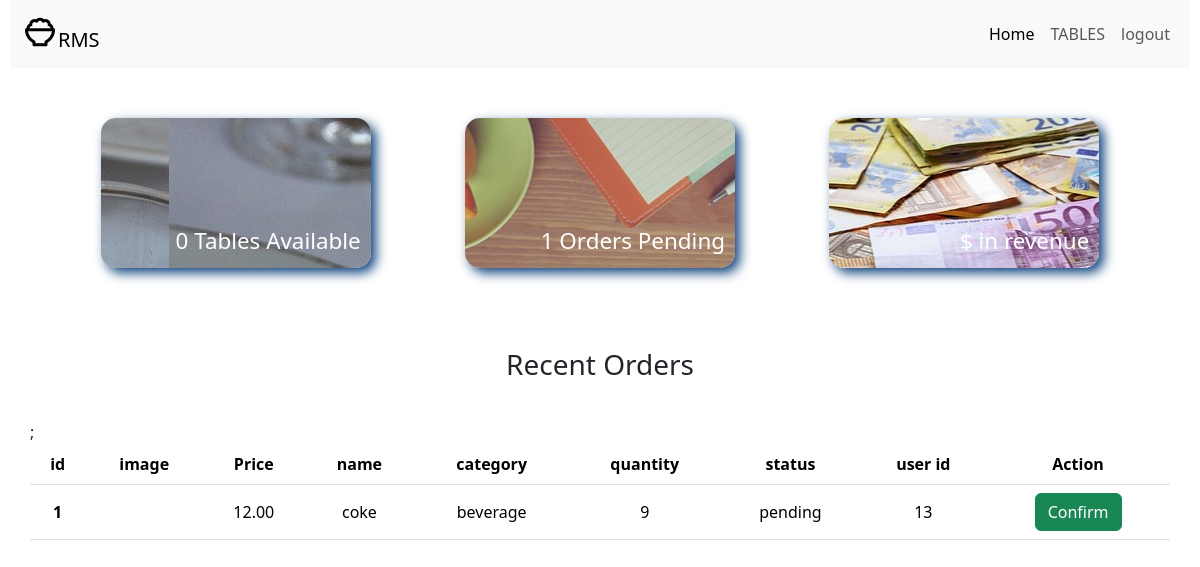
Page /cashier.php (signed in) on the earlier database version.
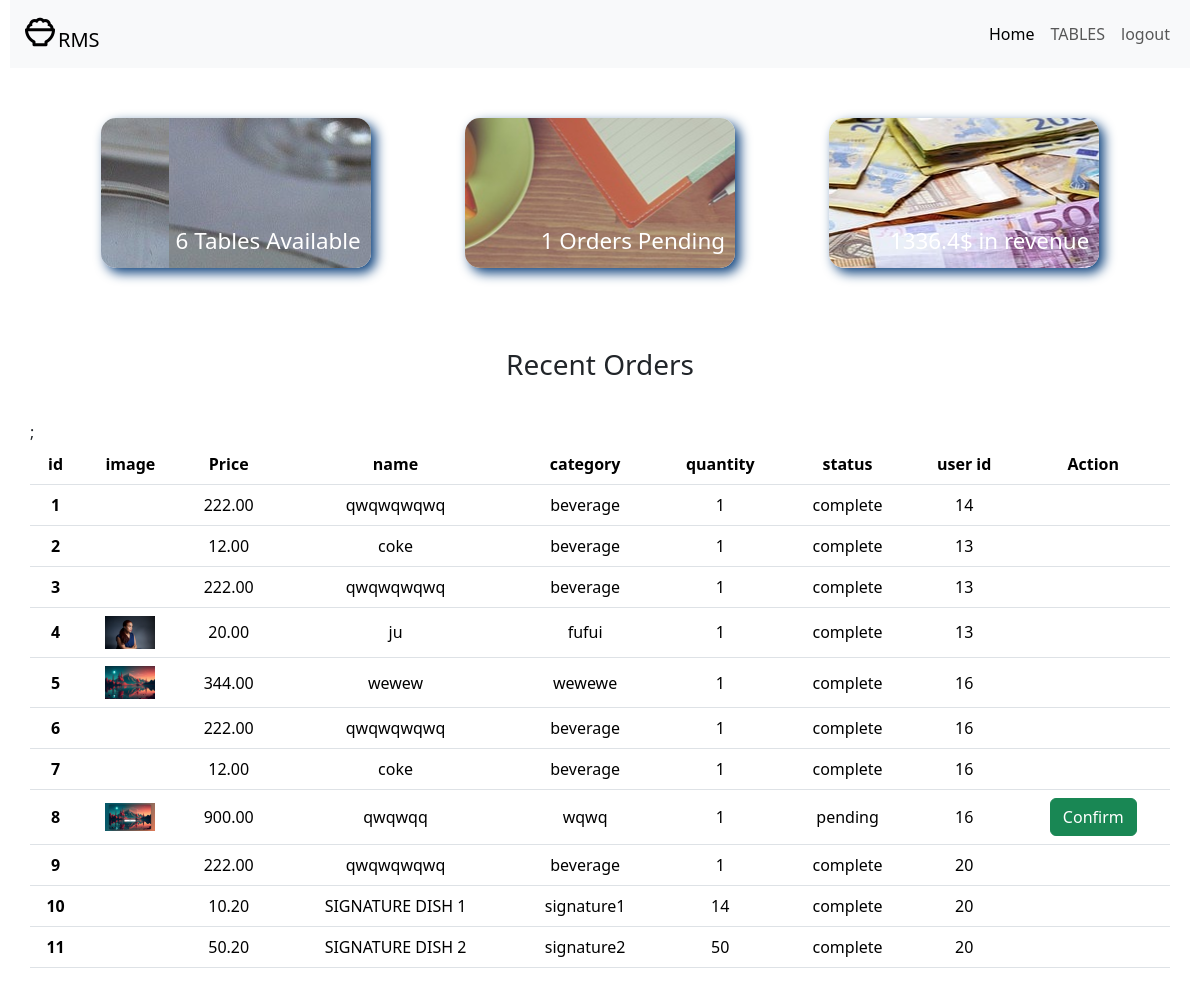
Same page on the later database version.
### tables this page shows
CREATE TABLE `cart` (
  `ID` int(11) NOT NULL,
  `name` varchar(100) NOT NULL,
  `price` varchar(100) NOT NULL,
  `image` varchar(100) NOT NULL,
  `description` varchar(100) NOT NULL,
  `category` varchar(100) NOT NULL,
  `quantity` varchar(100) NOT NULL,
  `status` varchar(100) NOT NULL,
  `user_id` int(11) NOT NULL
);

### cashier.php (the view, shortened to what this page needs)
<?php
include("connections.php");
$order_query = "SELECT COUNT(*) AS total_orders FROM  cart where status = 'pending'";
$order_result = mysqli_query($con, $order_query);
$order_data = mysqli_fetch_assoc($order_result);
$total_order = $order_data['total_orders'];
$reservation_query = "SELECT COUNT(*) AS total_tables FROM tables WHERE status = 'available'";
$reservation_result = mysqli_query($con, $reservation_query);
$reservation_data = mysqli_fetch_assoc($reservation_result);
$total_reservation = $reservation_data['total_tables'];
$total_revenue_query = "SELECT SUM(price) AS total_revenue FROM cart WHERE status = 'complete'";
$total_revenue_result = mysqli_query($con, $total_revenue_query);
$total_revenue_data = mysqli_fetch_assoc($total_revenue_result);
$total_revenue = $total_revenue_data['total_revenue'];
?>
<!DOCTYPE html>
<html lang="en">
<head>
    <link href="https://cdn.jsdelivr.net/npm/bootstrap@5.3.3/dist/css/bootstrap.min.css" rel="stylesheet">
    <link href="https://unpkg.com/boxicons@2.1.4/css/boxicons.min.css" rel="stylesheet" />
</head>
<body>
    <section id="navbar3">
        <nav class=" cd navbar navbar-expand-lg bg-body-tertiary">
            <div class="container-fluid">
                <a class="navbar-brand" href="#"><i class="bx bx-bowl-rice bx-md"></i><span>RMS</span>
                </a>
                <div class="   collapse navbar-collapse" id="navbarSupportedContent">
                    <ul class="navbar-nav ms-auto mb-2 mb-lg-0">
                        <li class="nav-item">
                            <a class="nav-link active" aria-current="page" href="cashier.php">Home</a>
                        </li>
                        <li class="nav-item">
                            <a class="nav-link " href="tablessetting.php">TABLES</a>
                        </li>
                        <li class="nav-item">
                            <a class="nav-link " href="logout.php">logout</a>
                        </li>
                    </ul>
                </div>
            </div>
        </nav>
    </section>
    <section>
        <div class="top_holder">
            <div class="menu_data">
                <p class="tes"> <?php echo $total_reservation ?> Tables Available</p>
            </div>
            <div class="order_data">
                <p class="tes"> <?php echo $total_order ?> Orders Pending</p>
            </div>
            <div class="rev_data">
                <p class="tes"> <?php echo $total_revenue ?>$ in revenue</p>
            </div>
        </div>
    </section>
    <div class="r">
        <h3>Recent Orders</h3>
    </div>
    <section class="d_t">
        <table class="table  ">
            <?php
            $select_cart_products = mysqli_query($con, "SELECT * FROM cart");
            if (mysqli_num_rows($select_cart_products) > 0) {
                echo " <thead class='text-center  align-middle'>
<tr>
    <th scope='col'>id</th>
    <th scope='col'>image</th>
    <th scope='col'>Price</th>
    <th scope='col'>name</th>
    <th scope='col'>category</th>
    <th scope='col'>quantity</th>
    <th scope='col'>status</th>
    <th scope='col'>user id</th>
    <th scope='col'>Action</th>
</tr>
</thead>;
<tbody class='text-center align-middle'>";
                $si_no = 1;
                while ($fetch_cart_products = mysqli_fetch_assoc($select_cart_products)) {
            ?>
                    <tr id="cart_item<?php echo $fetch_cart_products['ID']; ?>">
                        <th scope="row"><?php echo $si_no++; ?></th>
                        <td><img src="IMAGES/<?php echo $fetch_cart_products['image']; ?>" alt="" style="width: 50px;"></td>
                        <td><?php echo $fetch_cart_products['price']; ?></td>
                        <td><?php echo $fetch_cart_products['name']; ?></td>
                        <td><?php echo $fetch_cart_products['category']; ?></td>
                        <td><?php echo $fetch_cart_products['quantity']; ?></td>
                        <td class='stst'><?php echo $fetch_cart_products['status']; ?></td>
                        <td><?php echo $fetch_cart_products['user_id']; ?></td>
                        <td class='ccbutton'>
                            <?php
                            if ($fetch_cart_products['status'] != 'complete') {
                            ?>
                                <button class="btn btn-success" onclick="handleSubmit(<?php echo $fetch_cart_products['price'] . ',' . $fetch_cart_products['ID'] . ',' . $fetch_cart_products['user_id'] ?>)">
                                    Confirm
                                </button>
                            <?php
                            }
                            ?>
                        </td>
                    </tr>
            <?php
                }
            }
            ?>
        </table>
    </section>
</body>
</html>

### cashier.php (style rules this page uses)
body { padding: 0 10px; background: url(IMAGES/miik.jpg); background-size: cover; background-repeat: no-repeat; background-attachment: fixed; }
.menu_data { background: url(IMAGES/set-table.jpg); transition: all 0.6s ease; background-position-y: 29%; background-position-x: 135%; padding: 10px; height: 150px; width: 270px; border-radius: 15px; color: white; font-size: 1.4rem; display: flex; box-shadow: 5px 5px .54em rgba(15, 67, 126); justify-content: end; align-items: flex-end; }
.order_data { background: url(IMAGES/order_logo.jpg); transition: all 0.6s ease; background-position-y: 29%; background-position-x: 25%; padding: 10px; height: 150px; width: 270px; border-radius: 15px; color: white; font-size: 1.4rem; display: flex; box-shadow: 5px 5px .54em rgba(15, 67, 126); justify-content: end; align-items: flex-end; }
.rev_data { background: url(IMAGES/mone.jpg); transition: all 0.6s ease; background-position-y: 29%; background-position-x: 25%; padding: 10px; height: 150px; width: 270px; border-radius: 15px; color: white; font-size: 1.4rem; display: flex; box-shadow: 5px 5px .54em rgba(15, 67, 126); justify-content: end; align-items: flex-end; }
.top_holder { padding: 50px 30px; display: flex; flex-wrap: wrap; justify-content: space-evenly; gap: 2.1em; }
.cd { display: flex; justify-content: end; }
.tes { margin: 0; }
.d_t { padding: 0 20px; }
.r { display: flex; justify-content: center; margin: 30px; }

Differences in the rows shown:
removed cart: price "12.00", name "coke", category "beverage", quantity "9", status "pending", user "13"
added cart: price "222.00", name "qwqwqwqwq", category "beverage", quantity "1", status "complete", user "14"
added cart: price "12.00", name "coke", category "beverage", quantity "1", status "complete", user "13"
added cart: price "222.00", name "qwqwqwqwq", category "beverage", quantity "1", status "complete", user "13"
added cart: image (picture), price "20.00", name "ju", category "fufui", quantity "1", status "complete", user "13"
added cart: image (picture), price "344.00", name "wewew", category "wewewe", quantity "1", status "complete", user "16"
added cart: price "222.00", name "qwqwqwqwq", category "beverage", quantity "1", status "complete", user "16"
added cart: price "12.00", name "coke", category "beverage", quantity "1", status "complete", user "16"
added cart: image (picture), price "900.00", name "qwqwqq", category "wqwq", quantity "1", status "pending", user "16"
added cart: price "222.00", name "qwqwqwqwq", category "beverage", quantity "1", status "complete", user "20"
added cart: price "10.20", name "SIGNATURE DISH 1", category "signature1", quantity "14", status "complete", user "20"
added cart: price "50.20", name "SIGNATURE DISH 2", category "signature2", quantity "50", status "complete", user "20"
Other differences:
$total_reservation: "0" → "6"
$total_revenue: (not shown) → "1336.4"
